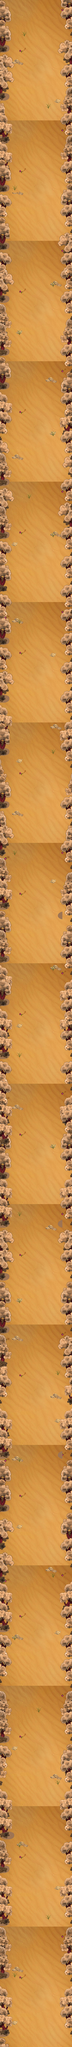

Tiled map render using the project's own tile images. Description and the map definition, with tile-layer contents summarised, below:
An orthogonal 15x425 tile map with 32x32 px tiles, 5 tile layers (Background, Background1, Background2, Decorate1, ...), 2 tilesets and 377 objects (71x 5, 17x 4, 2x 1, 2, 3, ...).

<map version="1.0" orientation="orthogonal" width="15" height="425" tilewidth="32" tileheight="32">
 <tileset firstgid="1" name="sha" tilewidth="32" tileheight="32">
  <image source="sha.jpg" width="480" height="800" />
 </tileset>
 <tileset firstgid="376" name="shod" tilewidth="32" tileheight="32">
  <image source="shod.png" width="648" height="224" />
 </tileset>
 <layer name="Background" width="15" height="425">
  <data>[6375 cells, 6375 non-empty, 375 distinct tile ids]</data>
 </layer>
 <layer name="Background1" width="15" height="425">
  <data>[6375 cells, 330 non-empty, 24 distinct tile ids]</data>
 </layer>
 <layer name="Background2" width="15" height="425">
  <data>[6375 cells, 90 non-empty, 6 distinct tile ids]</data>
 </layer>
 <objectgroup name="Objects" width="15" height="425">
  <object name="1" x="91" y="13571" width="282" height="20" />
  <object name="2" x="125" y="12774" width="281" height="20" />
  <object name="3" x="118" y="11972" width="244" height="19" />
  <object name="4" x="118" y="11172" width="244" height="19" />
  <object name="5" x="120" y="10371" width="244" height="19" />
  <object name="6" x="158" y="9570" width="244" height="19" />
  <object name="7" x="132" y="8774" width="244" height="19" />
  <object name="8" x="121" y="7974" width="244" height="19" />
  <object name="9" x="137" y="7169" width="244" height="19" />
  <object name="10" x="123" y="6376" width="244" height="19" />
  <object name="11" x="123" y="5575" width="244" height="19" />
  <object name="12" x="128" y="4770" width="244" height="19" />
  <object name="13" x="104" y="3977" width="244" height="19" />
  <object name="14" x="91" y="3172" width="244" height="19" />
  <object name="15" x="111" y="2372" width="244" height="19" />
  <object name="16" x="117" y="1572" width="244" height="19" />
  <object name="17" x="104" y="961" width="244" height="19" />
 </objectgroup>
 <objectgroup name="Enemys" width="15" height="425">
  <object x="219" y="7953">
   <properties>
    <property name="random" value="10,11,13,14" />
   </properties>
  </object>
  <object x="247" y="7954">
   <properties>
    <property name="random" value="10,11,13,14" />
   </properties>
  </object>
  <object x="282" y="7943">
   <properties>
    <property name="random" value="10,11,13,14" />
   </properties>
  </object>
  <object x="144" y="5551">
   <properties>
    <property name="random" value="10,11,13,14" />
   </properties>
  </object>
  <object x="113" y="5549">
   <properties>
    <property name="random" value="10,11,13,14" />
   </properties>
  </object>
  <object x="174" y="5548">
   <properties>
    <property name="random" value="10,11,13,14" />
   </properties>
  </object>
  <object x="395" y="3822">
   <properties>
    <property name="random" value="10,11,13,14" />
   </properties>
  </object>
  <object x="362" y="3819">
   <properties>
    <property name="random" value="10,11,13,14" />
   </properties>
  </object>
  <object x="327" y="3824">
   <properties>
    <property name="random" value="10,11,13,14" />
   </properties>
  </object>
  <object x="156" y="8603">
   <properties>
    <property name="random" value="37,38,37" />
   </properties>
  </object>
  <object x="136" y="8563">
   <properties>
    <property name="random" value="42" />
   </properties>
  </object>
  <object x="365" y="8088">
   <properties>
    <property name="random" value="42" />
   </properties>
  </object>
  <object x="107" y="6325">
   <properties>
    <property name="delay" value="10" />
    <property name="random" value="29" />
   </properties>
  </object>
  <object x="156" y="8236">
   <properties>
    <property name="delay" value="10" />
    <property name="random" value="29" />
   </properties>
  </object>
  <object x="117" y="8605">
   <properties>
    <property name="random" value="37,38,37" />
   </properties>
  </object>
  <object x="324" y="8128">
   <properties>
    <property name="random" value="37,38,37" />
   </properties>
  </object>
  <object x="361" y="8127">
   <properties>
    <property name="random" value="37,38,37" />
   </properties>
  </object>
  <object x="395" y="8127">
   <properties>
    <property name="random" value="37,38,37" />
   </properties>
  </object>
  <object x="344" y="6520">
   <properties>
    <property name="random" value="37,38,37" />
   </properties>
  </object>
  <object x="378" y="6519">
   <properties>
    <property name="random" value="37,38,37" />
   </properties>
  </object>
  <object x="88" y="3946">
   <properties>
    <property name="random" value="37,38,37" />
   </properties>
  </object>
  </objectgroup>
 <layer name="Decorate1" width="15" height="425">
  <data>[6375 cells, 1633 non-empty, 105 distinct tile ids]</data>
 </layer>
 <layer name="Decorate2" width="15" height="425">
  <data>[6375 cells, 1625 non-empty, 105 distinct tile ids]</data>
 </layer>
</map>
<!-- 339 of 377 objects omitted -->